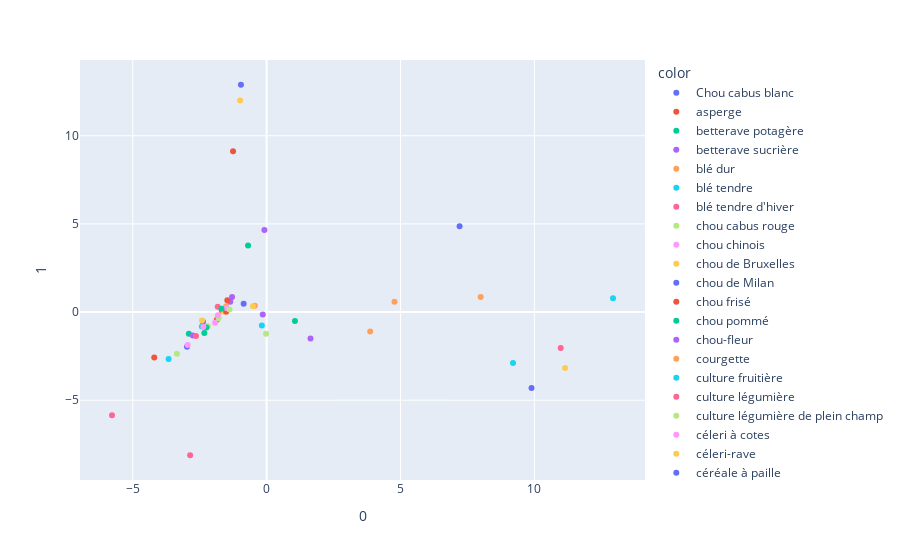

This figure's notebook cell:
### Code cell
pca = PCA(n_components=20)
components = pca.fit_transform(bm25)

fig = px.scatter(components, x=0, y=1, color = bm25.index)
fig.show()

### Figure 1 — Plotly figure (JSON) as saved in the notebook; plotly's stock layout.template omitted (floating-point values rounded to 4 significant figures)
{"data": [{"hovertemplate": "color=Chou cabus blanc<br>0=%{x}<br>1=%{y}<extra></extra>", "legendgroup": "Chou cabus blanc", "marker": {"color": "#636efa", "symbol": "circle"}, "mode": "markers", "name": "Chou cabus blanc", "orientation": "v", "showlegend": true, "type": "scatter", "x": [-2.972], "xaxis": "x", "y": [-1.971], "yaxis": "y"}, {"hovertemplate": "color=asperge<br>0=%{x}<br>1=%{y}<extra></extra>", "legendgroup": "asperge", "marker": {"color": "#EF553B", "symbol": "circle"}, "mode": "markers", "name": "asperge", "orientation": "v", "showlegend": true, "type": "scatter", "x": [-1.672], "xaxis": "x", "y": [0.08514], "yaxis": "y"}, {"hovertemplate": "color=betterave potagère<br>0=%{x}<br>1=%{y}<extra></extra>", "legendgroup": "betterave potagère", "marker": {"color": "#00cc96", "symbol": "circle"}, "mode": "markers", "name": "betterave potagère", "orientation": "v", "showlegend": true, "type": "scatter", "x": [-2.903], "xaxis": "x", "y": [-1.231], "yaxis": "y"}, {"hovertemplate": "color=betterave sucrière<br>0=%{x}<br>1=%{y}<extra></extra>", "legendgroup": "betterave sucrière", "marker": {"color": "#ab63fa", "symbol": "circle"}, "mode": "markers", "name": "betterave sucrière", "orientation": "v", "showlegend": true, "type": "scatter", "x": [-0.1431], "xaxis": "x", "y": [-0.1337], "yaxis": "y"}, {"hovertemplate": "color=blé dur<br>0=%{x}<br>1=%{y}<extra></extra>", "legendgroup": "blé dur", "marker": {"color": "#FFA15A", "symbol": "circle"}, "mode": "markers", "name": "blé dur", "orientation": "v", "showlegend": true, "type": "scatter", "x": [7.996], "xaxis": "x", "y": [0.8569], "yaxis": "y"}, {"hovertemplate": "color=blé tendre<br>0=%{x}<br>1=%{y}<extra></extra>", "legendgroup": "blé tendre", "marker": {"color": "#19d3f3", "symbol": "circle"}, "mode": "markers", "name": "blé tendre", "orientation": "v", "showlegend": true, "type": "scatter", "x": [12.94], "xaxis": "x", "y": [0.783], "yaxis": "y"}, {"hovertemplate": "color=blé tendre d'hiver<br>0=%{x}<br>1=%{y}<extra></extra>", "legendgroup": "blé tendre d'hiver", "marker": {"color": "#FF6692", "symbol": "circle"}, "mode": "markers", "name": "blé tendre d'hiver", "orientation": "v", "showlegend": true, "type": "scatter", "x": [10.98], "xaxis": "x", "y": [-2.038], "yaxis": "y"}, {"hovertemplate": "color=chou cabus rouge<br>0=%{x}<br>1=%{y}<extra></extra>", "legendgroup": "chou cabus rouge", "marker": {"color": "#B6E880", "symbol": "circle"}, "mode": "markers", "name": "chou cabus rouge", "orientation": "v", "showlegend": true, "type": "scatter", "x": [-2.193], "xaxis": "x", "y": [-0.8026], "yaxis": "y"}, {"hovertemplate": "color=chou chinois<br>0=%{x}<br>1=%{y}<extra></extra>", "legendgroup": "chou chinois", "marker": {"color": "#FF97FF", "symbol": "circle"}, "mode": "markers", "name": "chou chinois", "orientation": "v", "showlegend": true, "type": "scatter", "x": [-2.947], "xaxis": "x", "y": [-1.871], "yaxis": "y"}, {"hovertemplate": "color=chou de Bruxelles<br>0=%{x}<br>1=%{y}<extra></extra>", "legendgroup": "chou de Bruxelles", "marker": {"color": "#FECB52", "symbol": "circle"}, "mode": "markers", "name": "chou de Bruxelles", "orientation": "v", "showlegend": true, "type": "scatter", "x": [-1.613], "xaxis": "x", "y": [0.02727], "yaxis": "y"}, {"hovertemplate": "color=chou de Milan<br>0=%{x}<br>1=%{y}<extra></extra>", "legendgroup": "chou de Milan", "marker": {"color": "#636efa", "symbol": "circle"}, "mode": "markers", "name": "chou de Milan", "orientation": "v", "showlegend": true, "type": "scatter", "x": [-2.378], "xaxis": "x", "y": [-0.5485], "yaxis": "y"}, {"hovertemplate": "color=chou frisé<br>0=%{x}<br>1=%{y}<extra></extra>", "legendgroup": "chou frisé", "marker": {"color": "#EF553B", "symbol": "circle"}, "mode": "markers", "name": "chou frisé", "orientation": "v", "showlegend": true, "type": "scatter", "x": [-1.509], "xaxis": "x", "y": [0.01622], "yaxis": "y"}, {"hovertemplate": "color=chou pommé<br>0=%{x}<br>1=%{y}<extra></extra>", "legendgroup": "chou pommé", "marker": {"color": "#00cc96", "symbol": "circle"}, "mode": "markers", "name": "chou pommé", "orientation": "v", "showlegend": true, "type": "scatter", "x": [-2.325], "xaxis": "x", "y": [-1.187], "yaxis": "y"}, {"hovertemplate": "color=chou-fleur<br>0=%{x}<br>1=%{y}<extra></extra>", "legendgroup": "chou-fleur", "marker": {"color": "#ab63fa", "symbol": "circle"}, "mode": "markers", "name": "chou-fleur", "orientation": "v", "showlegend": true, "type": "scatter", "x": [-2.753], "xaxis": "x", "y": [-1.326], "yaxis": "y"}, {"hovertemplate": "color=courgette<br>0=%{x}<br>1=%{y}<extra></extra>", "legendgroup": "courgette", "marker": {"color": "#FFA15A", "symbol": "circle"}, "mode": "markers", "name": "courgette", "orientation": "v", "showlegend": true, "type": "scatter", "x": [-1.513], "xaxis": "x", "y": [0.3277], "yaxis": "y"}, {"hovertemplate": "color=culture fruitière<br>0=%{x}<br>1=%{y}<extra></extra>", "legendgroup": "culture fruitière", "marker": {"color": "#19d3f3", "symbol": "circle"}, "mode": "markers", "name": "culture fruitière", "orientation": "v", "showlegend": true, "type": "scatter", "x": [-2.417], "xaxis": "x", "y": [-0.8127], "yaxis": "y"}, {"hovertemplate": "color=culture légumière<br>0=%{x}<br>1=%{y}<extra></extra>", "legendgroup": "culture légumière", "marker": {"color": "#FF6692", "symbol": "circle"}, "mode": "markers", "name": "culture légumière", "orientation": "v", "showlegend": true, "type": "scatter", "x": [-5.774], "xaxis": "x", "y": [-5.859], "yaxis": "y"}, {"hovertemplate": "color=culture légumière de plein champ<br>0=%{x}<br>1=%{y}<extra></extra>", "legendgroup": "culture légumière de plein champ", "marker": {"color": "#B6E880", "symbol": "circle"}, "mode": "markers", "name": "culture légumière de plein champ", "orientation": "v", "showlegend": true, "type": "scatter", "x": [-3.349], "xaxis": "x", "y": [-2.362], "yaxis": "y"}, {"hovertemplate": "color=céleri à cotes<br>0=%{x}<br>1=%{y}<extra></extra>", "legendgroup": "céleri à cotes", "marker": {"color": "#FF97FF", "symbol": "circle"}, "mode": "markers", "name": "céleri à cotes", "orientation": "v", "showlegend": true, "type": "scatter", "x": [-1.497], "xaxis": "x", "y": [0.2254], "yaxis": "y"}, {"hovertemplate": "color=céleri-rave<br>0=%{x}<br>1=%{y}<extra></extra>", "legendgroup": "céleri-rave", "marker": {"color": "#FECB52", "symbol": "circle"}, "mode": "markers", "name": "céleri-rave", "orientation": "v", "showlegend": true, "type": "scatter", "x": [-2.413], "xaxis": "x", "y": [-0.4754], "yaxis": "y"}, {"hovertemplate": "color=céréale à paille<br>0=%{x}<br>1=%{y}<extra></extra>", "legendgroup": "céréale à paille", "marker": {"color": "#636efa", "symbol": "circle"}, "mode": "markers", "name": "céréale à paille", "orientation": "v", "showlegend": true, "type": "scatter", "x": [7.207], "xaxis": "x", "y": [4.872], "yaxis": "y"}, {"hovertemplate": "color=engrais vert<br>0=%{x}<br>1=%{y}<extra></extra>", "legendgroup": "engrais vert", "marker": {"color": "#EF553B", "symbol": "circle"}, "mode": "markers", "name": "engrais vert", "orientation": "v", "showlegend": true, "type": "scatter", "x": [-1.86], "xaxis": "x", "y": [-0.4388], "yaxis": "y"}, {"hovertemplate": "color=floriculture<br>0=%{x}<br>1=%{y}<extra></extra>", "legendgroup": "floriculture", "marker": {"color": "#00cc96", "symbol": "circle"}, "mode": "markers", "name": "floriculture", "orientation": "v", "showlegend": true, "type": "scatter", "x": [1.059], "xaxis": "x", "y": [-0.5111], "yaxis": "y"}, {"hovertemplate": "color=féverole de printemps<br>0=%{x}<br>1=%{y}<extra></extra>", "legendgroup": "féverole de printemps", "marker": {"color": "#ab63fa", "symbol": "circle"}, "mode": "markers", "name": "féverole de printemps", "orientation": "v", "showlegend": true, "type": "scatter", "x": [1.639], "xaxis": "x", "y": [-1.499], "yaxis": "y"}, {"hovertemplate": "color=grande culture<br>0=%{x}<br>1=%{y}<extra></extra>", "legendgroup": "grande culture", "marker": {"color": "#FFA15A", "symbol": "circle"}, "mode": "markers", "name": "grande culture", "orientation": "v", "showlegend": true, "type": "scatter", "x": [4.777], "xaxis": "x", "y": [0.5883], "yaxis": "y"}, {"hovertemplate": "color=haricot vert<br>0=%{x}<br>1=%{y}<extra></extra>", "legendgroup": "haricot vert", "marker": {"color": "#19d3f3", "symbol": "circle"}, "mode": "markers", "name": "haricot vert", "orientation": "v", "showlegend": true, "type": "scatter", "x": [-3.66], "xaxis": "x", "y": [-2.662], "yaxis": "y"}, {"hovertemplate": "color=horticulture ornementale<br>0=%{x}<br>1=%{y}<extra></extra>", "legendgroup": "horticulture ornementale", "marker": {"color": "#FF6692", "symbol": "circle"}, "mode": "markers", "name": "horticulture ornementale", "orientation": "v", "showlegend": true, "type": "scatter", "x": [-1.824], "xaxis": "x", "y": [0.2952], "yaxis": "y"}, {"hovertemplate": "color=laitue beurre pommée<br>0=%{x}<br>1=%{y}<extra></extra>", "legendgroup": "laitue beurre pommée", "marker": {"color": "#B6E880", "symbol": "circle"}, "mode": "markers", "name": "laitue beurre pommée", "orientation": "v", "showlegend": true, "type": "scatter", "x": [-1.386], "xaxis": "x", "y": [0.1374], "yaxis": "y"}, {"hovertemplate": "color=laitue à couper<br>0=%{x}<br>1=%{y}<extra></extra>", "legendgroup": "laitue à couper", "marker": {"color": "#FF97FF", "symbol": "circle"}, "mode": "markers", "name": "laitue à couper", "orientation": "v", "showlegend": true, "type": "scatter", "x": [-1.925], "xaxis": "x", "y": [-0.6122], "yaxis": "y"}, {"hovertemplate": "color=lin oléagineux<br>0=%{x}<br>1=%{y}<extra></extra>", "legendgroup": "lin oléagineux", "marker": {"color": "#FECB52", "symbol": "circle"}, "mode": "markers", "name": "lin oléagineux", "orientation": "v", "showlegend": true, "type": "scatter", "x": [-0.9886], "xaxis": "x", "y": [12.0], "yaxis": "y"}, {"hovertemplate": "color=lin oléagineux d'hiver<br>0=%{x}<br>1=%{y}<extra></extra>", "legendgroup": "lin oléagineux d'hiver", "marker": {"color": "#636efa", "symbol": "circle"}, "mode": "markers", "name": "lin oléagineux d'hiver", "orientation": "v", "showlegend": true, "type": "scatter", "x": [-0.9577], "xaxis": "x", "y": [12.89], "yaxis": "y"}, {"hovertemplate": "color=lin oléagineux de printemps<br>0=%{x}<br>1=%{y}<extra></extra>", "legendgroup": "lin oléagineux de printemps", "marker": {"color": "#EF553B", "symbol": "circle"}, "mode": "markers", "name": "lin oléagineux de printemps", "orientation": "v", "showlegend": true, "type": "scatter", "x": [-1.253], "xaxis": "x", "y": [9.124], "yaxis": "y"}, {"hovertemplate": "color=légume racine<br>0=%{x}<br>1=%{y}<extra></extra>", "legendgroup": "légume racine", "marker": {"color": "#00cc96", "symbol": "circle"}, "mode": "markers", "name": "légume racine", "orientation": "v", "showlegend": true, "type": "scatter", "x": [-1.685], "xaxis": "x", "y": [0.1929], "yaxis": "y"}, {"hovertemplate": "color=maïs doux<br>0=%{x}<br>1=%{y}<extra></extra>", "legendgroup": "maïs doux", "marker": {"color": "#ab63fa", "symbol": "circle"}, "mode": "markers", "name": "maïs doux", "orientation": "v", "showlegend": true, "type": "scatter", "x": [-1.356], "xaxis": "x", "y": [0.5895], "yaxis": "y"}, {"hovertemplate": "color=maïs fourrage<br>0=%{x}<br>1=%{y}<extra></extra>", "legendgroup": "maïs fourrage", "marker": {"color": "#FFA15A", "symbol": "circle"}, "mode": "markers", "name": "maïs fourrage", "orientation": "v", "showlegend": true, "type": "scatter", "x": [-0.4394], "xaxis": "x", "y": [0.3528], "yaxis": "y"}, {"hovertemplate": "color=maïs grain<br>0=%{x}<br>1=%{y}<extra></extra>", "legendgroup": "maïs grain", "marker": {"color": "#19d3f3", "symbol": "circle"}, "mode": "markers", "name": "maïs grain", "orientation": "v", "showlegend": true, "type": "scatter", "x": [-0.1771], "xaxis": "x", "y": [-0.77], "yaxis": "y"}, {"hovertemplate": "color=melon<br>0=%{x}<br>1=%{y}<extra></extra>", "legendgroup": "melon", "marker": {"color": "#FF6692", "symbol": "circle"}, "mode": "markers", "name": "melon", "orientation": "v", "showlegend": true, "type": "scatter", "x": [-2.637], "xaxis": "x", "y": [-1.357], "yaxis": "y"}, {"hovertemplate": "color=moutarde blanche<br>0=%{x}<br>1=%{y}<extra></extra>", "legendgroup": "moutarde blanche", "marker": {"color": "#B6E880", "symbol": "circle"}, "mode": "markers", "name": "moutarde blanche", "orientation": "v", "showlegend": true, "type": "scatter", "x": [-1.792], "xaxis": "x", "y": [-0.3512], "yaxis": "y"}, {"hovertemplate": "color=oignon<br>0=%{x}<br>1=%{y}<extra></extra>", "legendgroup": "oignon", "marker": {"color": "#FF97FF", "symbol": "circle"}, "mode": "markers", "name": "oignon", "orientation": "v", "showlegend": true, "type": "scatter", "x": [-1.82], "xaxis": "x", "y": [-0.1793], "yaxis": "y"}, {"hovertemplate": "color=orge d'hiver<br>0=%{x}<br>1=%{y}<extra></extra>", "legendgroup": "orge d'hiver", "marker": {"color": "#FECB52", "symbol": "circle"}, "mode": "markers", "name": "orge d'hiver", "orientation": "v", "showlegend": true, "type": "scatter", "x": [11.15], "xaxis": "x", "y": [-3.167], "yaxis": "y"}, {"hovertemplate": "color=orge de printemps<br>0=%{x}<br>1=%{y}<extra></extra>", "legendgroup": "orge de printemps", "marker": {"color": "#636efa", "symbol": "circle"}, "mode": "markers", "name": "orge de printemps", "orientation": "v", "showlegend": true, "type": "scatter", "x": [9.894], "xaxis": "x", "y": [-4.307], "yaxis": "y"}, {"hovertemplate": "color=petits pois<br>0=%{x}<br>1=%{y}<extra></extra>", "legendgroup": "petits pois", "marker": {"color": "#EF553B", "symbol": "circle"}, "mode": "markers", "name": "petits pois", "orientation": "v", "showlegend": true, "type": "scatter", "x": [-1.467], "xaxis": "x", "y": [0.6704], "yaxis": "y"}, {"hovertemplate": "color=poireau<br>0=%{x}<br>1=%{y}<extra></extra>", "legendgroup": "poireau", "marker": {"color": "#00cc96", "symbol": "circle"}, "mode": "markers", "name": "poireau", "orientation": "v", "showlegend": true, "type": "scatter", "x": [-2.246], "xaxis": "x", "y": [-0.8804], "yaxis": "y"}, {"hovertemplate": "color=pois chiche<br>0=%{x}<br>1=%{y}<extra></extra>", "legendgroup": "pois chiche", "marker": {"color": "#ab63fa", "symbol": "circle"}, "mode": "markers", "name": "pois chiche", "orientation": "v", "showlegend": true, "type": "scatter", "x": [-1.29], "xaxis": "x", "y": [0.8602], "yaxis": "y"}, {"hovertemplate": "color=pois protéagineux d'hiver<br>0=%{x}<br>1=%{y}<extra></extra>", "legendgroup": "pois protéagineux d'hiver", "marker": {"color": "#FFA15A", "symbol": "circle"}, "mode": "markers", "name": "pois protéagineux d'hiver", "orientation": "v", "showlegend": true, "type": "scatter", "x": [3.868], "xaxis": "x", "y": [-1.109], "yaxis": "y"}, {"hovertemplate": "color=pois protéagineux de printemps<br>0=%{x}<br>1=%{y}<extra></extra>", "legendgroup": "pois protéagineux de printemps", "marker": {"color": "#19d3f3", "symbol": "circle"}, "mode": "markers", "name": "pois protéagineux de printemps", "orientation": "v", "showlegend": true, "type": "scatter", "x": [9.202], "xaxis": "x", "y": [-2.894], "yaxis": "y"}, {"hovertemplate": "color=pomme de terre<br>0=%{x}<br>1=%{y}<extra></extra>", "legendgroup": "pomme de terre", "marker": {"color": "#FF6692", "symbol": "circle"}, "mode": "markers", "name": "pomme de terre", "orientation": "v", "showlegend": true, "type": "scatter", "x": [-2.856], "xaxis": "x", "y": [-8.122], "yaxis": "y"}, {"hovertemplate": "color=pomme de terre potagère<br>0=%{x}<br>1=%{y}<extra></extra>", "legendgroup": "pomme de terre potagère", "marker": {"color": "#B6E880", "symbol": "circle"}, "mode": "markers", "name": "pomme de terre potagère", "orientation": "v", "showlegend": true, "type": "scatter", "x": [-0.01984], "xaxis": "x", "y": [-1.232], "yaxis": "y"}, {"hovertemplate": "color=radis<br>0=%{x}<br>1=%{y}<extra></extra>", "legendgroup": "radis", "marker": {"color": "#FF97FF", "symbol": "circle"}, "mode": "markers", "name": "radis", "orientation": "v", "showlegend": true, "type": "scatter", "x": [-2.363], "xaxis": "x", "y": [-0.8351], "yaxis": "y"}, {"hovertemplate": "color=ray-grass<br>0=%{x}<br>1=%{y}<extra></extra>", "legendgroup": "ray-grass", "marker": {"color": "#FECB52", "symbol": "circle"}, "mode": "markers", "name": "ray-grass", "orientation": "v", "showlegend": true, "type": "scatter", "x": [-0.5109], "xaxis": "x", "y": [0.3229], "yaxis": "y"}, {"hovertemplate": "color=sorgho grain<br>0=%{x}<br>1=%{y}<extra></extra>", "legendgroup": "sorgho grain", "marker": {"color": "#636efa", "symbol": "circle"}, "mode": "markers", "name": "sorgho grain", "orientation": "v", "showlegend": true, "type": "scatter", "x": [-0.8572], "xaxis": "x", "y": [0.4713], "yaxis": "y"}, {"hovertemplate": "color=tomate<br>0=%{x}<br>1=%{y}<extra></extra>", "legendgroup": "tomate", "marker": {"color": "#EF553B", "symbol": "circle"}, "mode": "markers", "name": "tomate", "orientation": "v", "showlegend": true, "type": "scatter", "x": [-4.196], "xaxis": "x", "y": [-2.573], "yaxis": "y"}, {"hovertemplate": "color=topinambour<br>0=%{x}<br>1=%{y}<extra></extra>", "legendgroup": "topinambour", "marker": {"color": "#00cc96", "symbol": "circle"}, "mode": "markers", "name": "topinambour", "orientation": "v", "showlegend": true, "type": "scatter", "x": [-0.6914], "xaxis": "x", "y": [3.768], "yaxis": "y"}, {"hovertemplate": "color=tournesol<br>0=%{x}<br>1=%{y}<extra></extra>", "legendgroup": "tournesol", "marker": {"color": "#ab63fa", "symbol": "circle"}, "mode": "markers", "name": "tournesol", "orientation": "v", "showlegend": true, "type": "scatter", "x": [-0.08196], "xaxis": "x", "y": [4.66], "yaxis": "y"}], "layout": {"legend": {"title": {"text": "color"}, "tracegroupgap": 0}, "margin": {"t": 60}, "xaxis": {"anchor": "y", "domain": [0, 1], "title": {"text": "0"}}, "yaxis": {"anchor": "x", "domain": [0, 1], "title": {"text": "1"}}}}
